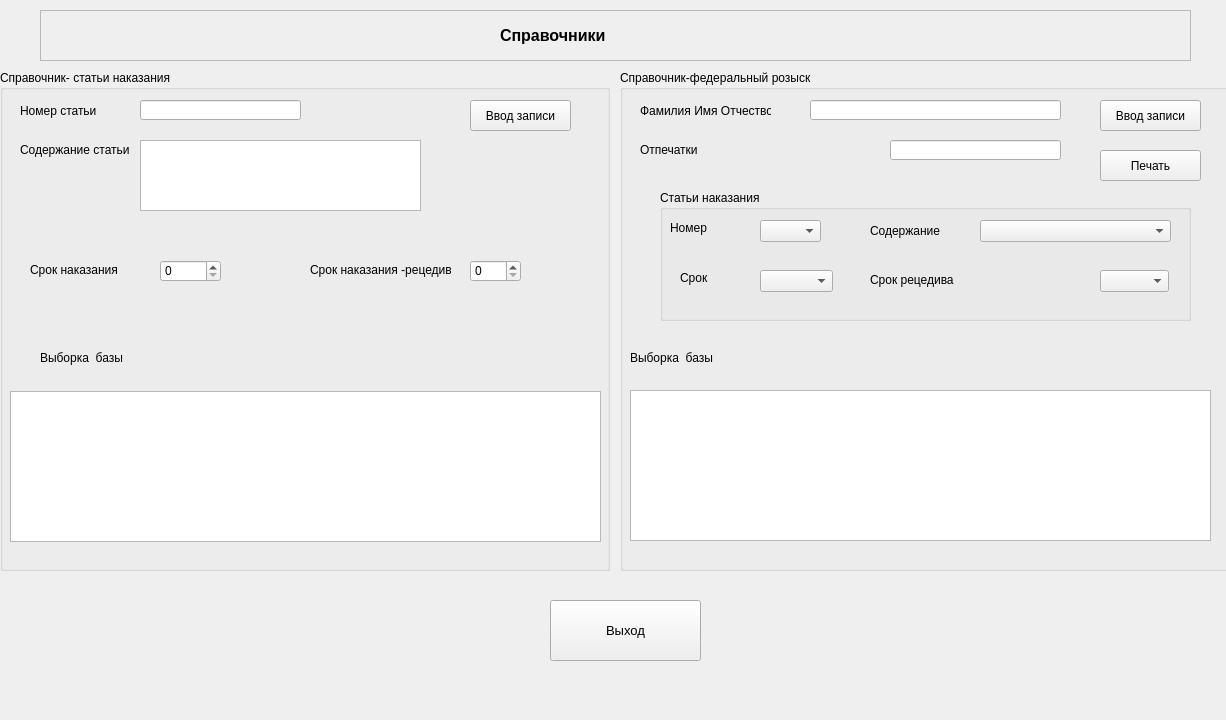
<?xml version="1.0" encoding="UTF-8"?>
<ui version="4.0">
 <class>ArticleForm</class>
 <widget class="QWidget" name="ArticleForm">
  <property name="geometry">
   <rect>
    <x>0</x>
    <y>0</y>
    <width>1226</width>
    <height>720</height>
   </rect>
  </property>
  <property name="minimumSize">
   <size>
    <width>0</width>
    <height>0</height>
   </size>
  </property>
  <property name="maximumSize">
   <size>
    <width>1280</width>
    <height>720</height>
   </size>
  </property>
  <property name="windowTitle">
   <string>Справочники</string>
  </property>
  <widget class="QGroupBox" name="gB">
   <property name="geometry">
    <rect>
     <x>620</x>
     <y>70</y>
     <width>610</width>
     <height>501</height>
    </rect>
   </property>
   <property name="title">
    <string>Справочник-федеральный розыск</string>
   </property>
   <widget class="QLabel" name="label_4">
    <property name="geometry">
     <rect>
      <x>10</x>
      <y>280</y>
      <width>111</width>
      <height>16</height>
     </rect>
    </property>
    <property name="text">
     <string>Выборка  базы</string>
    </property>
   </widget>
   <widget class="QLabel" name="label_5">
    <property name="geometry">
     <rect>
      <x>20</x>
      <y>70</y>
      <width>101</width>
      <height>20</height>
     </rect>
    </property>
    <property name="text">
     <string>Отпечатки</string>
    </property>
   </widget>
   <widget class="QPushButton" name="pushButton_4">
    <property name="geometry">
     <rect>
      <x>480</x>
      <y>30</y>
      <width>101</width>
      <height>31</height>
     </rect>
    </property>
    <property name="font">
     <font>
      <pointsize>9</pointsize>
     </font>
    </property>
    <property name="text">
     <string>Ввод записи</string>
    </property>
   </widget>
   <widget class="QTableView" name="tableViewfed">
    <property name="geometry">
     <rect>
      <x>10</x>
      <y>320</y>
      <width>581</width>
      <height>151</height>
     </rect>
    </property>
   </widget>
   <widget class="QLabel" name="label_6">
    <property name="geometry">
     <rect>
      <x>20</x>
      <y>30</y>
      <width>131</width>
      <height>21</height>
     </rect>
    </property>
    <property name="text">
     <string>Фамилия Имя Отчество</string>
    </property>
   </widget>
   <widget class="QLineEdit" name="N_lineEdit_fed">
    <property name="geometry">
     <rect>
      <x>190</x>
      <y>30</y>
      <width>251</width>
      <height>20</height>
     </rect>
    </property>
   </widget>
   <widget class="QLineEdit" name="lineEdit_fed">
    <property name="geometry">
     <rect>
      <x>270</x>
      <y>70</y>
      <width>171</width>
      <height>20</height>
     </rect>
    </property>
   </widget>
   <widget class="QGroupBox" name="groupBox_2">
    <property name="geometry">
     <rect>
      <x>40</x>
      <y>120</y>
      <width>531</width>
      <height>131</height>
     </rect>
    </property>
    <property name="title">
     <string>Статьи наказания</string>
    </property>
    <widget class="QComboBox" name="artnum_comboBox">
     <property name="geometry">
      <rect>
       <x>100</x>
       <y>30</y>
       <width>61</width>
       <height>22</height>
      </rect>
     </property>
    </widget>
    <widget class="QComboBox" name="art_comboBox">
     <property name="geometry">
      <rect>
       <x>320</x>
       <y>30</y>
       <width>191</width>
       <height>22</height>
      </rect>
     </property>
    </widget>
    <widget class="QLabel" name="label_8">
     <property name="geometry">
      <rect>
       <x>10</x>
       <y>30</y>
       <width>71</width>
       <height>16</height>
      </rect>
     </property>
     <property name="font">
      <font>
       <pointsize>9</pointsize>
      </font>
     </property>
     <property name="text">
      <string>Номер</string>
     </property>
    </widget>
    <widget class="QLabel" name="label_9">
     <property name="geometry">
      <rect>
       <x>210</x>
       <y>30</y>
       <width>91</width>
       <height>21</height>
      </rect>
     </property>
     <property name="text">
      <string>Содержание</string>
     </property>
    </widget>
    <widget class="QLabel" name="label_10">
     <property name="geometry">
      <rect>
       <x>20</x>
       <y>80</y>
       <width>55</width>
       <height>16</height>
      </rect>
     </property>
     <property name="text">
      <string>Срок</string>
     </property>
    </widget>
    <widget class="QComboBox" name="srok_comboBox">
     <property name="geometry">
      <rect>
       <x>100</x>
       <y>80</y>
       <width>73</width>
       <height>22</height>
      </rect>
     </property>
    </widget>
    <widget class="QComboBox" name="res_comboBox">
     <property name="geometry">
      <rect>
       <x>440</x>
       <y>80</y>
       <width>69</width>
       <height>22</height>
      </rect>
     </property>
    </widget>
    <widget class="QLabel" name="label_13">
     <property name="geometry">
      <rect>
       <x>210</x>
       <y>80</y>
       <width>101</width>
       <height>20</height>
      </rect>
     </property>
     <property name="text">
      <string>Срок рецедива</string>
     </property>
    </widget>
   </widget>
   <widget class="QPushButton" name="pushButton_5">
    <property name="geometry">
     <rect>
      <x>480</x>
      <y>80</y>
      <width>101</width>
      <height>31</height>
     </rect>
    </property>
    <property name="font">
     <font>
      <pointsize>9</pointsize>
     </font>
    </property>
    <property name="text">
     <string>Печать</string>
    </property>
   </widget>
  </widget>
  <widget class="QGroupBox" name="groupBox">
   <property name="geometry">
    <rect>
     <x>0</x>
     <y>70</y>
     <width>610</width>
     <height>501</height>
    </rect>
   </property>
   <property name="title">
    <string>Справочник- статьи наказания</string>
   </property>
   <widget class="QLabel" name="label_3">
    <property name="geometry">
     <rect>
      <x>40</x>
      <y>280</y>
      <width>111</width>
      <height>16</height>
     </rect>
    </property>
    <property name="text">
     <string>Выборка  базы</string>
    </property>
   </widget>
   <widget class="QLabel" name="label_2">
    <property name="geometry">
     <rect>
      <x>20</x>
      <y>70</y>
      <width>111</width>
      <height>20</height>
     </rect>
    </property>
    <property name="text">
     <string>Содержание статьи</string>
    </property>
   </widget>
   <widget class="QPushButton" name="pushButton">
    <property name="geometry">
     <rect>
      <x>470</x>
      <y>30</y>
      <width>101</width>
      <height>31</height>
     </rect>
    </property>
    <property name="font">
     <font>
      <pointsize>9</pointsize>
     </font>
    </property>
    <property name="text">
     <string>Ввод записи</string>
    </property>
   </widget>
   <widget class="QTableView" name="tableView">
    <property name="geometry">
     <rect>
      <x>10</x>
      <y>321</y>
      <width>591</width>
      <height>151</height>
     </rect>
    </property>
   </widget>
   <widget class="QLabel" name="label">
    <property name="geometry">
     <rect>
      <x>20</x>
      <y>30</y>
      <width>81</width>
      <height>21</height>
     </rect>
    </property>
    <property name="text">
     <string>Номер статьи </string>
    </property>
   </widget>
   <widget class="QTextEdit" name="A_textEdit">
    <property name="geometry">
     <rect>
      <x>140</x>
      <y>70</y>
      <width>281</width>
      <height>71</height>
     </rect>
    </property>
   </widget>
   <widget class="QLineEdit" name="N_lineEdit">
    <property name="geometry">
     <rect>
      <x>140</x>
      <y>30</y>
      <width>161</width>
      <height>20</height>
     </rect>
    </property>
   </widget>
   <widget class="QLabel" name="label_11">
    <property name="geometry">
     <rect>
      <x>30</x>
      <y>190</y>
      <width>101</width>
      <height>20</height>
     </rect>
    </property>
    <property name="text">
     <string>Срок наказания</string>
    </property>
   </widget>
   <widget class="QLabel" name="label_12">
    <property name="geometry">
     <rect>
      <x>310</x>
      <y>190</y>
      <width>141</width>
      <height>20</height>
     </rect>
    </property>
    <property name="text">
     <string>Срок наказания -рецедив</string>
    </property>
   </widget>
   <widget class="QSpinBox" name="res_spinBox">
    <property name="geometry">
     <rect>
      <x>470</x>
      <y>190</y>
      <width>51</width>
      <height>22</height>
     </rect>
    </property>
    <property name="maximum">
     <number>50000</number>
    </property>
   </widget>
   <widget class="QSpinBox" name="nak_spinBox">
    <property name="geometry">
     <rect>
      <x>160</x>
      <y>190</y>
      <width>61</width>
      <height>22</height>
     </rect>
    </property>
    <property name="maximum">
     <number>50000</number>
    </property>
   </widget>
  </widget>
  <widget class="QPushButton" name="pushButton_2">
   <property name="geometry">
    <rect>
     <x>550</x>
     <y>600</y>
     <width>151</width>
     <height>61</height>
    </rect>
   </property>
   <property name="font">
    <font>
     <pointsize>10</pointsize>
    </font>
   </property>
   <property name="text">
    <string>Выход</string>
   </property>
  </widget>
  <widget class="QFrame" name="frame">
   <property name="geometry">
    <rect>
     <x>40</x>
     <y>10</y>
     <width>1151</width>
     <height>51</height>
    </rect>
   </property>
   <property name="frameShape">
    <enum>QFrame::StyledPanel</enum>
   </property>
   <property name="frameShadow">
    <enum>QFrame::Raised</enum>
   </property>
   <widget class="QLabel" name="label_7">
    <property name="geometry">
     <rect>
      <x>460</x>
      <y>10</y>
      <width>211</width>
      <height>31</height>
     </rect>
    </property>
    <property name="font">
     <font>
      <pointsize>12</pointsize>
      <weight>75</weight>
      <bold>true</bold>
     </font>
    </property>
    <property name="text">
     <string>Справочники</string>
    </property>
    <property name="wordWrap">
     <bool>true</bool>
    </property>
   </widget>
  </widget>
 </widget>
 <resources/>
 <connections/>
</ui>
